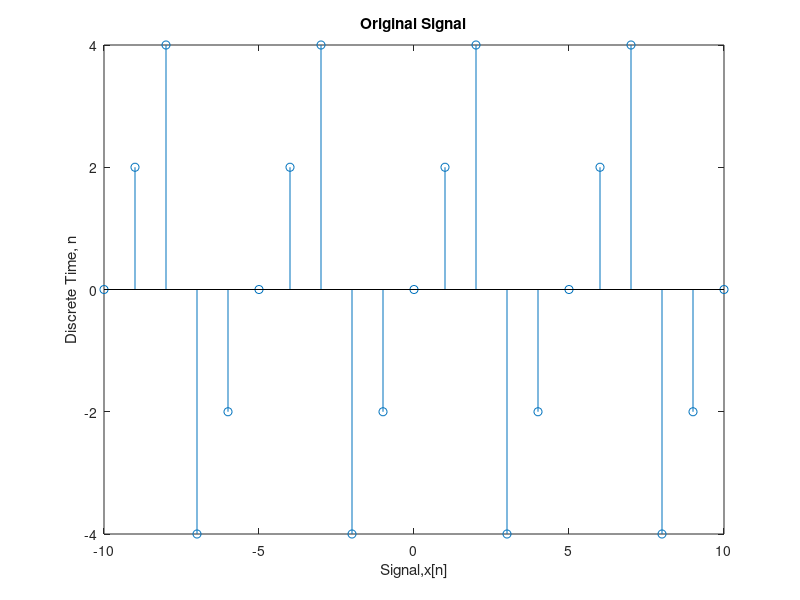
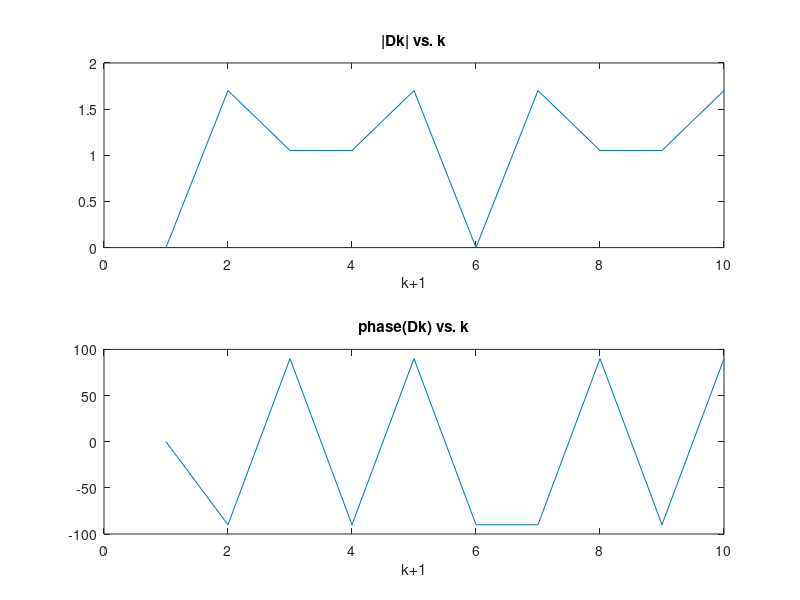

Write MATLAB code to recreate these figures, in order.
n = -10:10;
xn = [0 2 4 -4 -2 0 2 4 -4 -2 0 2 4 -4 -2 0 2 4 -4 -2 0];

figure 1

stem(n,xn)
title("Original Signal")
xlabel("Signal,x[n]")
ylabel("Discrete Time, n")


figure 2

N0 = 5;

## subindexes have to be >0, which is why
for x=0:10
  D(x+1) = (1/N0) * (xn(1) *  exp(-j*0.*x*(2*pi/5)) +
                     xn(2) *  exp(-j*1.*x*(2*pi/5)) +
                     xn(3) *  exp(-j*2.*x*(2*pi/5)) +
                     xn(4) *  exp(-j*3.*x*(2*pi/5)) +
                     xn(5) *  exp(-j*4.*x*(2*pi/5)))
end

Dk = [D(1) D(2) D(3) D(4) D(5) D(6) D(7) D(8) D(9) D(10)]

magDk = abs(Dk);
phaseDk = angle(Dk) * (180/pi)

subplot(2,1,1)
plot(magDk)
title("|Dk| vs. k")
xlabel("k+1")

subplot(2,1,2)
plot(phaseDk)
title("phase(Dk) vs. k")
xlabel("k+1")
